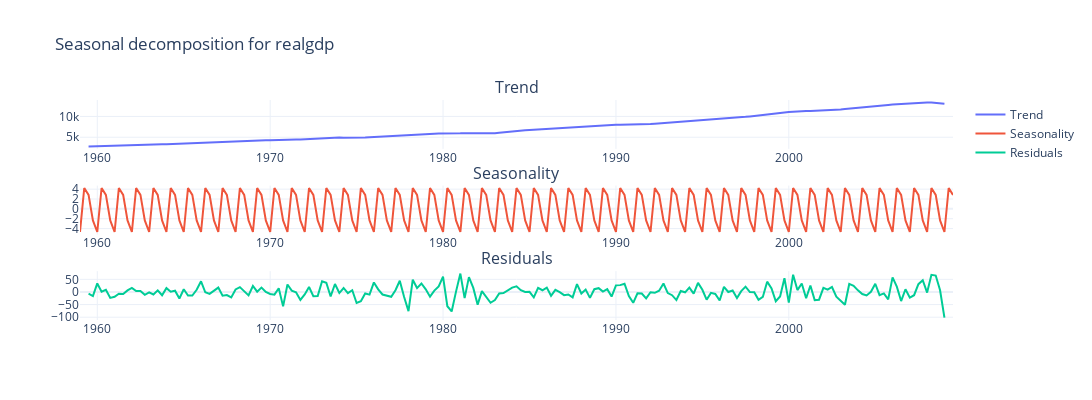
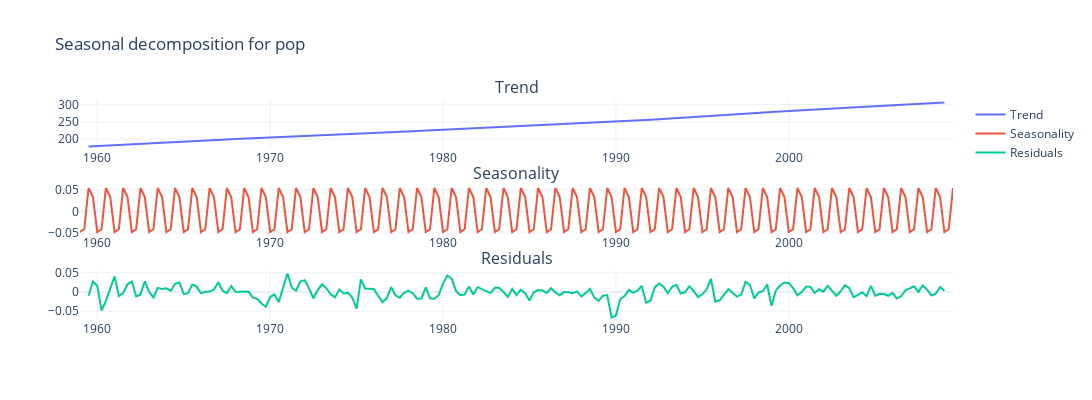
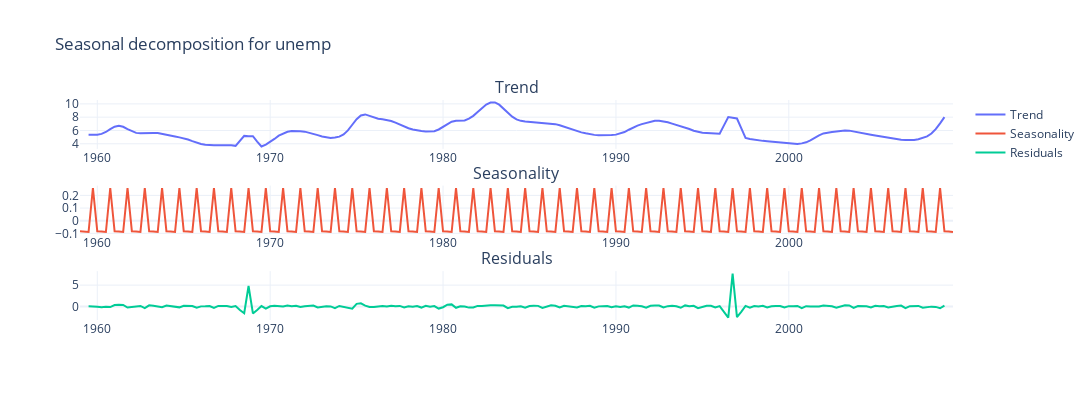
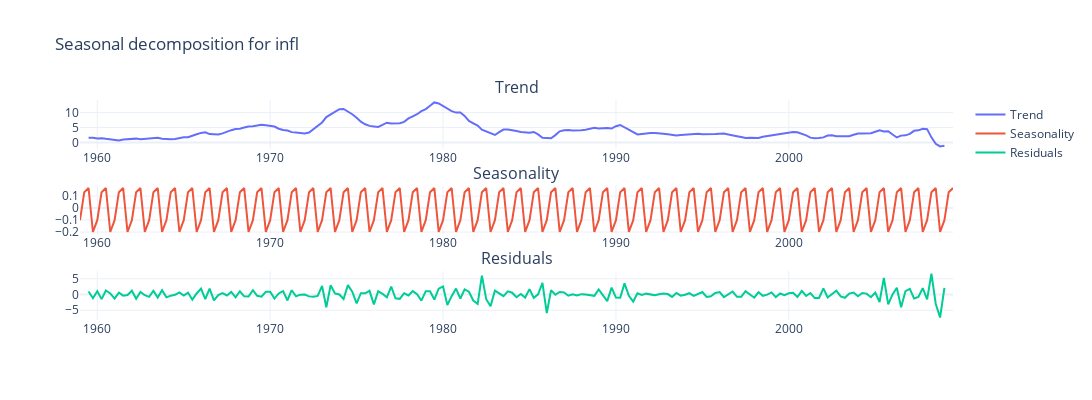

These figures' notebook cell, in order:
### Markdown cell above
I have chosen to go further with the additive decomposition based on the fact that in our dataset there are also negative values present (e.g. for inflation) and a multiplicative approach requires that all values should be positive

### Code cell
for col in data.columns:
    result = seasonal_decompose(data[col], model='additive', period=4)

    fig = sp.make_subplots(rows=3, cols=1, subplot_titles=['Trend', 'Seasonality', 'Residuals'])

    fig.add_trace(go.Scatter(x=data.index, y=result.trend, mode='lines', name='Trend'), row=1, col=1)
    fig.add_trace(go.Scatter(x=data.index, y=result.seasonal, mode='lines', name='Seasonality'), row=2, col=1)
    fig.add_trace(go.Scatter(x=data.index, y=result.resid, mode='lines', name='Residuals'), row=3, col=1)

    fig.update_layout(height=400, width=1200, title_text=f'Seasonal decomposition for {col}', template='plotly_white')
    fig.show()

### Figure 1 — Plotly figure (JSON) as saved in the notebook; plotly's stock layout.template omitted (floating-point values rounded to 4 significant figures; data arrays with more than 128 entries replaced by an {"elided": "..."} marker saying what was removed)
{"data": [{"mode": "lines", "name": "Trend", "type": "scatter", "x": {"elided": "203 str values"}, "xaxis": "x", "y": {"elided": "203 float values"}, "yaxis": "y"}, {"mode": "lines", "name": "Seasonality", "type": "scatter", "x": {"elided": "203 str values"}, "xaxis": "x2", "y": {"elided": "203 float values"}, "yaxis": "y2"}, {"mode": "lines", "name": "Residuals", "type": "scatter", "x": {"elided": "203 str values"}, "xaxis": "x3", "y": {"elided": "203 float values"}, "yaxis": "y3"}], "layout": {"annotations": [{"font": {"size": 16}, "showarrow": false, "text": "Trend", "x": 0.5, "xanchor": "center", "xref": "paper", "y": 1, "yanchor": "bottom", "yref": "paper"}, {"font": {"size": 16}, "showarrow": false, "text": "Seasonality", "x": 0.5, "xanchor": "center", "xref": "paper", "y": 0.6111, "yanchor": "bottom", "yref": "paper"}, {"font": {"size": 16}, "showarrow": false, "text": "Residuals", "x": 0.5, "xanchor": "center", "xref": "paper", "y": 0.2222, "yanchor": "bottom", "yref": "paper"}], "height": 400, "title": {"text": "Seasonal decomposition for realgdp"}, "width": 1200, "xaxis": {"anchor": "y", "autorange": true, "domain": [0, 1], "range": ["1959-01-01", "2009-07-01"], "type": "date"}, "xaxis2": {"anchor": "y2", "autorange": true, "domain": [0, 1], "range": ["1959-01-01", "2009-07-01"], "type": "date"}, "xaxis3": {"anchor": "y3", "autorange": true, "domain": [0, 1], "range": ["1959-01-01", "2009-07-01"], "type": "date"}, "yaxis": {"anchor": "x", "autorange": true, "domain": [0.7778, 1], "range": [2191.0, 13960.0], "type": "linear"}, "yaxis2": {"anchor": "x2", "autorange": true, "domain": [0.3889, 0.6111], "range": [-5.203, 4.735], "type": "linear"}, "yaxis3": {"anchor": "x3", "autorange": true, "domain": [0, 0.2222], "range": [-111.1, 82.51], "type": "linear"}}}

### Figure 2 — Plotly figure (JSON) as saved in the notebook; plotly's stock layout.template omitted (floating-point values rounded to 4 significant figures; data arrays with more than 128 entries replaced by an {"elided": "..."} marker saying what was removed)
{"data": [{"mode": "lines", "name": "Trend", "type": "scatter", "x": {"elided": "203 str values"}, "xaxis": "x", "y": {"elided": "203 float values"}, "yaxis": "y"}, {"mode": "lines", "name": "Seasonality", "type": "scatter", "x": {"elided": "203 str values"}, "xaxis": "x2", "y": {"elided": "203 float values"}, "yaxis": "y2"}, {"mode": "lines", "name": "Residuals", "type": "scatter", "x": {"elided": "203 str values"}, "xaxis": "x3", "y": {"elided": "203 float values"}, "yaxis": "y3"}], "layout": {"annotations": [{"font": {"size": 16}, "showarrow": false, "text": "Trend", "x": 0.5, "xanchor": "center", "xref": "paper", "y": 1, "yanchor": "bottom", "yref": "paper"}, {"font": {"size": 16}, "showarrow": false, "text": "Seasonality", "x": 0.5, "xanchor": "center", "xref": "paper", "y": 0.6111, "yanchor": "bottom", "yref": "paper"}, {"font": {"size": 16}, "showarrow": false, "text": "Residuals", "x": 0.5, "xanchor": "center", "xref": "paper", "y": 0.2222, "yanchor": "bottom", "yref": "paper"}], "height": 400, "title": {"text": "Seasonal decomposition for pop"}, "width": 1200, "xaxis": {"anchor": "y", "autorange": true, "domain": [0, 1], "range": ["1959-01-01", "2009-07-01"], "type": "date"}, "xaxis2": {"anchor": "y2", "autorange": true, "domain": [0, 1], "range": ["1959-01-01", "2009-07-01"], "type": "date"}, "xaxis3": {"anchor": "y3", "autorange": true, "domain": [0, 1], "range": ["1959-01-01", "2009-07-01"], "type": "date"}, "yaxis": {"anchor": "x", "autorange": true, "domain": [0.7778, 1], "range": [171.5, 313.7], "type": "linear"}, "yaxis2": {"anchor": "x2", "autorange": true, "domain": [0.3889, 0.6111], "range": [-0.05309, 0.06055], "type": "linear"}, "yaxis3": {"anchor": "x3", "autorange": true, "domain": [0, 0.2222], "range": [-0.07326, 0.05415], "type": "linear"}}}

### Figure 3 — Plotly figure (JSON) as saved in the notebook; plotly's stock layout.template omitted (floating-point values rounded to 4 significant figures; data arrays with more than 128 entries replaced by an {"elided": "..."} marker saying what was removed)
{"data": [{"mode": "lines", "name": "Trend", "type": "scatter", "x": {"elided": "203 str values"}, "xaxis": "x", "y": {"elided": "203 float values"}, "yaxis": "y"}, {"mode": "lines", "name": "Seasonality", "type": "scatter", "x": {"elided": "203 str values"}, "xaxis": "x2", "y": {"elided": "203 float values"}, "yaxis": "y2"}, {"mode": "lines", "name": "Residuals", "type": "scatter", "x": {"elided": "203 str values"}, "xaxis": "x3", "y": {"elided": "203 float values"}, "yaxis": "y3"}], "layout": {"annotations": [{"font": {"size": 16}, "showarrow": false, "text": "Trend", "x": 0.5, "xanchor": "center", "xref": "paper", "y": 1, "yanchor": "bottom", "yref": "paper"}, {"font": {"size": 16}, "showarrow": false, "text": "Seasonality", "x": 0.5, "xanchor": "center", "xref": "paper", "y": 0.6111, "yanchor": "bottom", "yref": "paper"}, {"font": {"size": 16}, "showarrow": false, "text": "Residuals", "x": 0.5, "xanchor": "center", "xref": "paper", "y": 0.2222, "yanchor": "bottom", "yref": "paper"}], "height": 400, "title": {"text": "Seasonal decomposition for unemp"}, "width": 1200, "xaxis": {"anchor": "y", "autorange": true, "domain": [0, 1], "range": ["1959-01-01", "2009-07-01"], "type": "date"}, "xaxis2": {"anchor": "y2", "autorange": true, "domain": [0, 1], "range": ["1959-01-01", "2009-07-01"], "type": "date"}, "xaxis3": {"anchor": "y3", "autorange": true, "domain": [0, 1], "range": ["1959-01-01", "2009-07-01"], "type": "date"}, "yaxis": {"anchor": "x", "autorange": true, "domain": [0.7778, 1], "range": [3.233, 10.58], "type": "linear"}, "yaxis2": {"anchor": "x2", "autorange": true, "domain": [0.3889, 0.6111], "range": [-0.1086, 0.278], "type": "linear"}, "yaxis3": {"anchor": "x3", "autorange": true, "domain": [0, 0.2222], "range": [-3.198, 8.304], "type": "linear"}}}

### Figure 4 — Plotly figure (JSON) as saved in the notebook; plotly's stock layout.template omitted (floating-point values rounded to 4 significant figures; data arrays with more than 128 entries replaced by an {"elided": "..."} marker saying what was removed)
{"data": [{"mode": "lines", "name": "Trend", "type": "scatter", "x": {"elided": "203 str values"}, "xaxis": "x", "y": {"elided": "203 float values"}, "yaxis": "y"}, {"mode": "lines", "name": "Seasonality", "type": "scatter", "x": {"elided": "203 str values"}, "xaxis": "x2", "y": {"elided": "203 float values"}, "yaxis": "y2"}, {"mode": "lines", "name": "Residuals", "type": "scatter", "x": {"elided": "203 str values"}, "xaxis": "x3", "y": {"elided": "203 float values"}, "yaxis": "y3"}], "layout": {"annotations": [{"font": {"size": 16}, "showarrow": false, "text": "Trend", "x": 0.5, "xanchor": "center", "xref": "paper", "y": 1, "yanchor": "bottom", "yref": "paper"}, {"font": {"size": 16}, "showarrow": false, "text": "Seasonality", "x": 0.5, "xanchor": "center", "xref": "paper", "y": 0.6111, "yanchor": "bottom", "yref": "paper"}, {"font": {"size": 16}, "showarrow": false, "text": "Residuals", "x": 0.5, "xanchor": "center", "xref": "paper", "y": 0.2222, "yanchor": "bottom", "yref": "paper"}], "height": 400, "title": {"text": "Seasonal decomposition for infl"}, "width": 1200, "xaxis": {"anchor": "y", "autorange": true, "domain": [0, 1], "range": ["1959-01-01", "2009-07-01"], "type": "date"}, "xaxis2": {"anchor": "y2", "autorange": true, "domain": [0, 1], "range": ["1959-01-01", "2009-07-01"], "type": "date"}, "xaxis3": {"anchor": "y3", "autorange": true, "domain": [0, 1], "range": ["1959-01-01", "2009-07-01"], "type": "date"}, "yaxis": {"anchor": "x", "autorange": true, "domain": [0.7778, 1], "range": [-2.074, 14.11], "type": "linear"}, "yaxis2": {"anchor": "x2", "autorange": true, "domain": [0.3889, 0.6111], "range": [-0.2199, 0.188], "type": "linear"}, "yaxis3": {"anchor": "x3", "autorange": true, "domain": [0, 0.2222], "range": [-8.102, 7.428], "type": "linear"}}}
